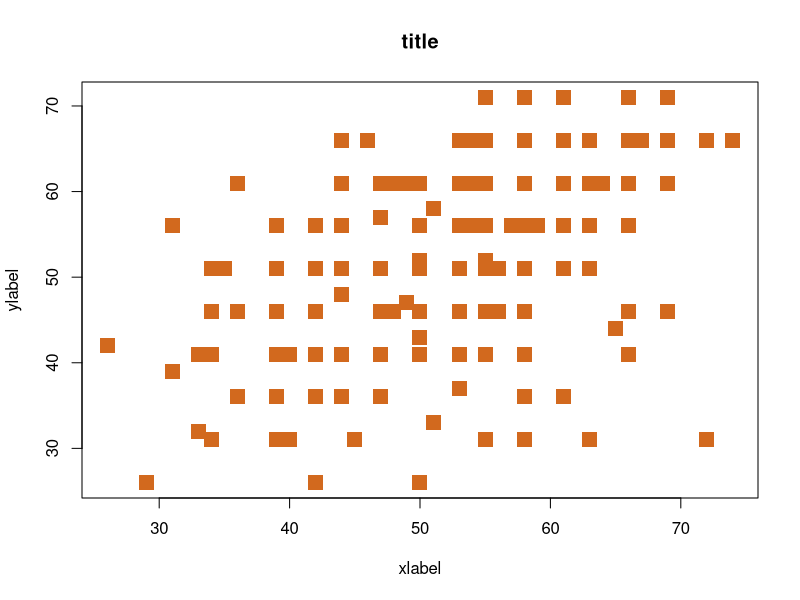
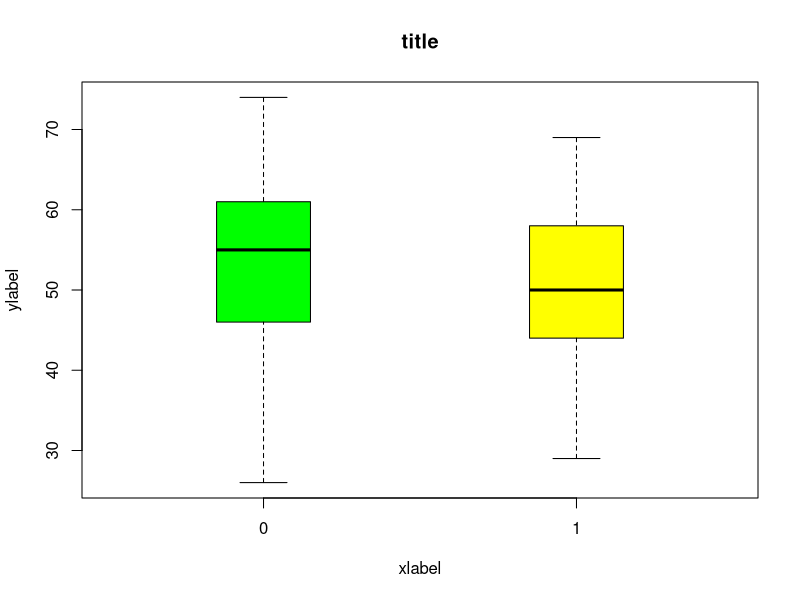
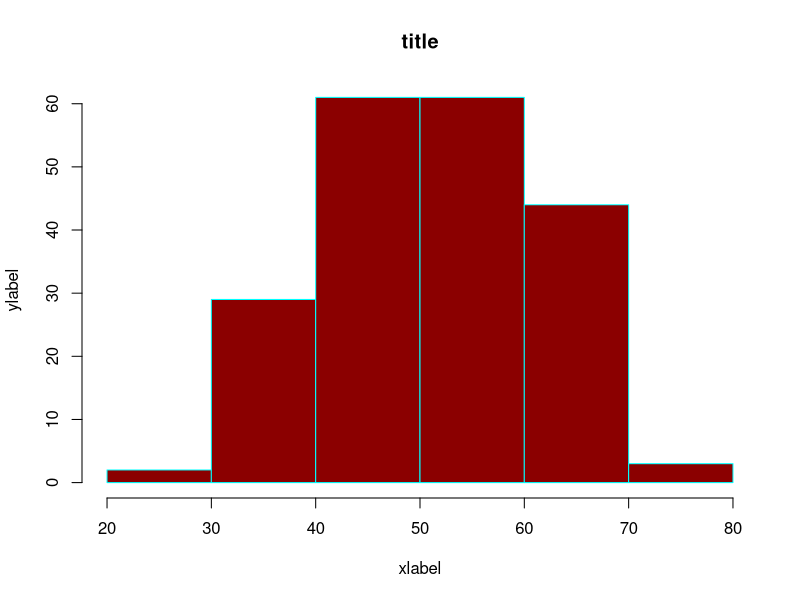
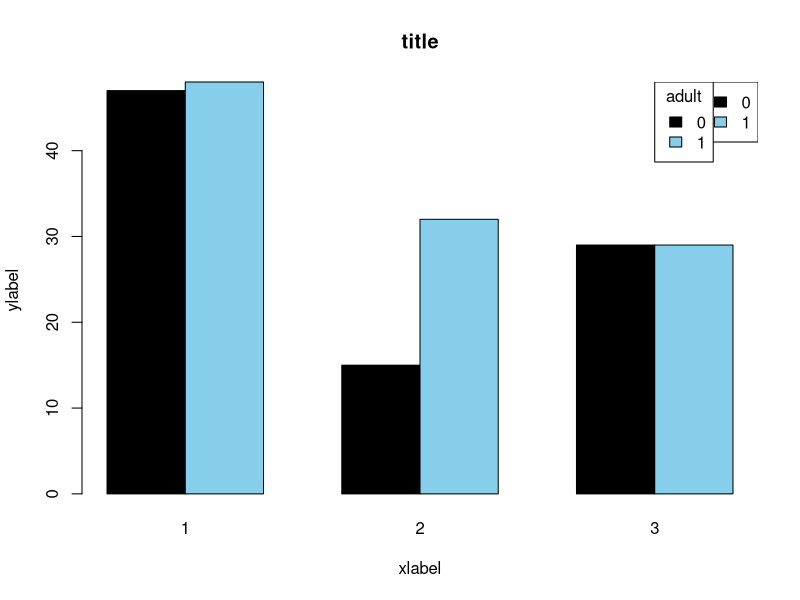

The R source for these figures, in order:
# The data was collected on 200 random citizens and are scores on various tests, including a video game and a puzzle. 
# The data also includes the person’s favorite flavor of ice cream – strawberry(1), chocolate (2) or vanilla(3).
eis <- read.csv("eis.csv", header=T)
str(eis)
summary(eis)

# some important commands

# filtering dataset
eis_mit_adults = subset(eis, adult=='1')
eis_video_uber_50 = subset(eis, video>50)

# getting group stats: two ways
# aggregate gives back a dataframe, tapply gives back a vector
aggregate(video ~ adult, data=eis, FUN=sum)
tapply(eis$video, eis$adult, FUN=median)


########### plotting ##############

# scatter plot
plot(eis$video, eis$puzzle,
  col='chocolate', type='p',
  # for points
  cex=2, pch=15,
  # for line
  lwd=3, lty=1,
  xlab='xlabel', ylab='ylabel', main='title'
)

# boxplot
boxplot(
  video ~ adult, data=eis,
  col=c('green', 'yellow'), boxwex=0.3,
  xlab='xlabel', ylab='ylabel', main='title'
)

# histogram
hist(
  eis$video,
  col='darkred', border='cyan',
  breaks=c(20, 30, 40, 50, 60, 70, 80),
  xlab='xlabel', ylab='ylabel', main='title'
)

# barplot
barplot(
  table(eis$adult, eis$ice_cream),
  col=c('black', 'skyblue'),
  beside=T,
  xlab='xlabel', ylab='ylabel', main='title'
)

# legend
# can only be used to add onto a plot
# using position keyword
legend("topright", legend=c(0, 1), fill=c('black', 'skyblue'))
# using position coordinates
legend(8, 48, legend=c(0, 1), fill=c('black', 'skyblue'), title='adult')


# sets graphical parameters
?par
par(col='green')
# clear plot window
graphics.off()


# saving plots

# function should match file extension: use '.png' filename when using png() command
# other options: png, pdf, tiff, bmp, ps, jpeg
png('filename.png')

# plot commands .....

# shuts down plot window & save
dev.off()
